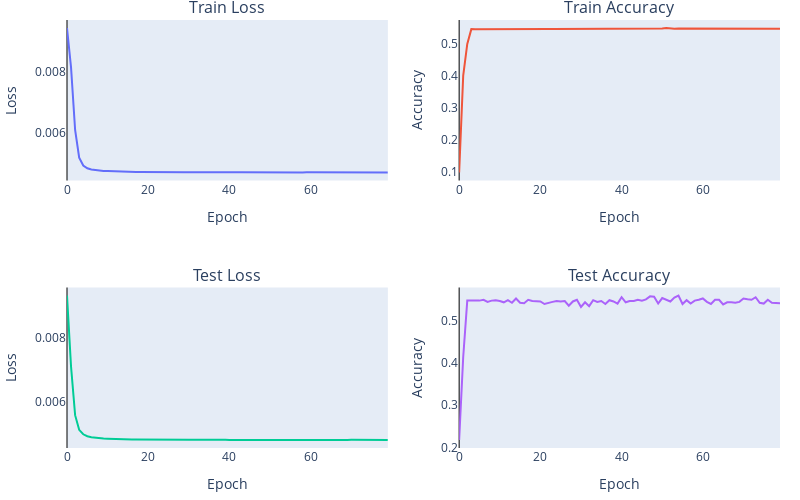

This figure's notebook cell:
### Code cell
ind = 5
print(train_losses[ind][-1],train_accs[ind][-1], test_losses[ind][-1], test_accs[ind][-1])
plot_metrics(train_losses[ind],train_accs[ind], test_losses[ind], test_accs[ind])
